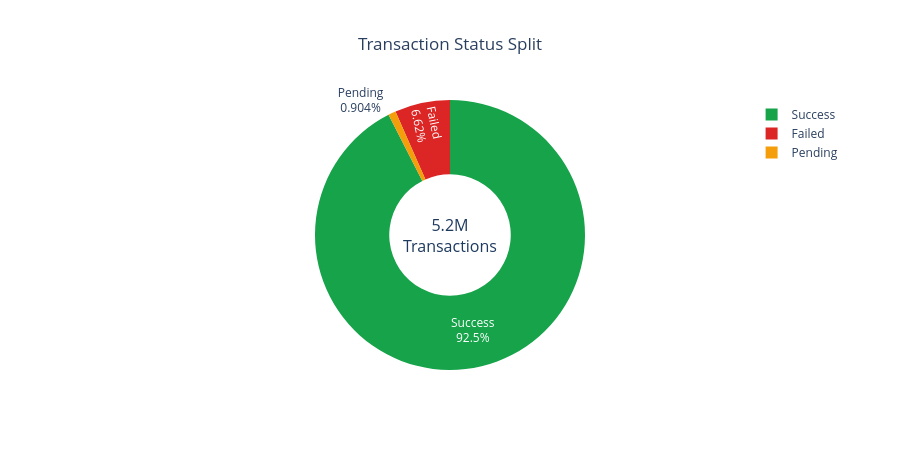

Write notebook code for a chart like this one.
### Markdown cell above
## Phase 4 — Univariate Analysis

### Code cell
# 4.1 Transaction status distribution

status_cnt         = df["status"].value_counts().reset_index()
status_cnt.columns = ["status", "count"]

total_txns  = status_cnt["count"].sum()
total_label = f"{total_txns / 1_000_000:.1f}M<br>Transactions"

colors = []
for s in status_cnt["status"]:
    color = STATUS_COLOR.get(s, "#6B7280")  # grey fallback
    colors.append(color)

fig = go.Figure(
    go.Pie(
        labels        = status_cnt["status"],
        values        = status_cnt["count"],
        marker_colors = colors,
        hole          = 0.45,
        textinfo      = "label+percent",
    )
)

fig.update_layout(
    title    = dict(text="Transaction Status Split", x=0.5, xanchor="center"),
    height   = 450,
    template = PLOTLY_TEMPLATE,
    annotations = [
        dict(
            text       = total_label,
            x          = 0.5,
            y          = 0.5,
            font_size  = 16,
            font_color = "#1E3A5F",
            showarrow  = False,
            xanchor    = "center",
            yanchor    = "middle",
        )
    ]
)

fig.show()

### Figure 1 — Plotly figure (JSON) as saved in the notebook; plotly's stock layout.template omitted (floating-point values rounded to 4 significant figures)
{"data": [{"hole": 0.45, "labels": ["Success", "Failed", "Pending"], "marker": {"colors": ["#16A34A", "#DC2626", "#F59E0B"]}, "textinfo": "label+percent", "type": "pie", "values": [4855066, 347472, 47462]}], "layout": {"annotations": [{"font": {"color": "#1E3A5F", "size": 16}, "showarrow": false, "text": "5.2M<br>Transactions", "x": 0.5, "xanchor": "center", "y": 0.5, "yanchor": "middle"}], "height": 450, "title": {"text": "Transaction Status Split", "x": 0.5, "xanchor": "center"}}}
